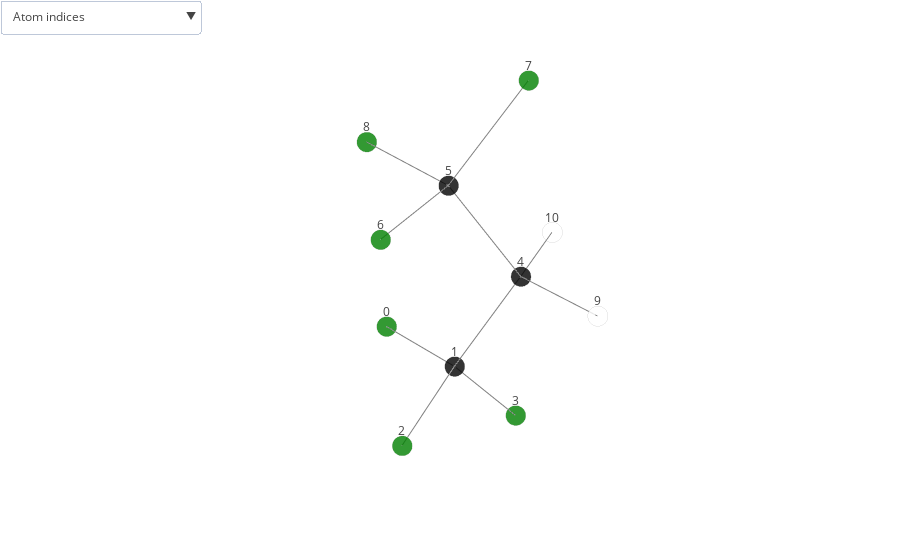

Notebook code cell kept with this figure:
### Code cell
plot_molecule('dsgdb9nsd_133621', structures)

### Figure 1 — Plotly figure (JSON) as saved in the notebook; plotly's stock layout.template omitted (floating-point values rounded to 4 significant figures)
{"data": [{"marker": {"color": ["green", "black", "green", "green", "black", "black", "green", "green", "green", "white", "white"], "line": {"color": "lightgray", "width": 2}, "opacity": 0.8, "size": 7, "symbol": "circle"}, "mode": "markers", "name": "", "text": ["F", "C", "F", "F", "C", "C", "F", "F", "F", "H", "H"], "type": "scatter3d", "uid": "c14a1f8e-5c6d-424d-bf42-84b70d9c452e", "x": [0.005005, -0.02611, 1.229, -0.7152, -0.6913, -0.001767, 1.256, -0.6705, 0.03078, -0.7135, -1.718], "y": [0.06797, 1.401, 1.85, 1.873, 1.86, 1.387, 1.835, 1.848, 0.05318, 2.951, 1.489], "z": [-0.1201, -0.02052, -0.1224, -1.07, 1.268, 2.538, 2.621, 3.605, 2.623, 1.274, 1.276]}, {"hoverinfo": "none", "marker": {"color": "grey", "opacity": 1, "size": 7}, "mode": "lines", "type": "scatter3d", "uid": "bb95ad1c-8284-448d-963d-254ffbb38424", "x": [0.005005, -0.02611, null, -0.02611, 1.229, null, -0.6913, -0.001767, null, -0.001767, 1.256, null, -0.02611, -0.7152, null, -0.001767, -0.6705, null, -0.02611, -0.6913, null, 0.03078, -0.001767, null, -0.7135, -0.6913, null, -1.718, -0.6913, null], "y": [0.06797, 1.401, null, 1.401, 1.85, null, 1.86, 1.387, null, 1.387, 1.835, null, 1.401, 1.873, null, 1.387, 1.848, null, 1.401, 1.86, null, 0.05318, 1.387, null, 2.951, 1.86, null, 1.489, 1.86, null], "z": [-0.1201, -0.02052, null, -0.02052, -0.1224, null, 1.268, 2.538, null, 2.538, 2.621, null, -0.02052, -1.07, null, 2.538, 3.605, null, -0.02052, 1.268, null, 2.623, 2.538, null, 1.274, 1.268, null, 1.276, 1.268, null]}], "layout": {"margin": {"b": 0, "l": 0, "r": 0, "t": 0}, "scene": {"annotations": [{"showarrow": false, "text": "0", "x": 0.005005, "y": 0.06797, "yshift": 15, "z": -0.1201}, {"showarrow": false, "text": "1", "x": -0.02611, "y": 1.401, "yshift": 15, "z": -0.02052}, {"showarrow": false, "text": "2", "x": 1.229, "y": 1.85, "yshift": 15, "z": -0.1224}, {"showarrow": false, "text": "3", "x": -0.7152, "y": 1.873, "yshift": 15, "z": -1.07}, {"showarrow": false, "text": "4", "x": -0.6913, "y": 1.86, "yshift": 15, "z": 1.268}, {"showarrow": false, "text": "5", "x": -0.001767, "y": 1.387, "yshift": 15, "z": 2.538}, {"showarrow": false, "text": "6", "x": 1.256, "y": 1.835, "yshift": 15, "z": 2.621}, {"showarrow": false, "text": "7", "x": -0.6705, "y": 1.848, "yshift": 15, "z": 3.605}, {"showarrow": false, "text": "8", "x": 0.03078, "y": 0.05318, "yshift": 15, "z": 2.623}, {"showarrow": false, "text": "9", "x": -0.7135, "y": 2.951, "yshift": 15, "z": 1.274}, {"showarrow": false, "text": "10", "x": -1.718, "y": 1.489, "yshift": 15, "z": 1.276}], "aspectmode": "auto", "aspectratio": {"x": 0.8674, "y": 0.8454, "z": 1.364}, "xaxis": {"showgrid": false, "showticklabels": false, "title": {"font": {"color": "white"}}, "type": "linear", "zeroline": false}, "yaxis": {"showgrid": false, "showticklabels": false, "title": {"font": {"color": "white"}}, "type": "linear", "zeroline": false}, "zaxis": {"showgrid": false, "showticklabels": false, "title": {"font": {"color": "white"}}, "type": "linear", "zeroline": false}}, "showlegend": false, "updatemenus": [{"buttons": [{"args": [{"scene.annotations": [{"showarrow": false, "text": 0, "x": 0.005005, "y": 0.06797, "yshift": 15, "z": -0.1201}, {"showarrow": false, "text": 1, "x": -0.02611, "y": 1.401, "yshift": 15, "z": -0.02052}, {"showarrow": false, "text": 2, "x": 1.229, "y": 1.85, "yshift": 15, "z": -0.1224}, {"showarrow": false, "text": 3, "x": -0.7152, "y": 1.873, "yshift": 15, "z": -1.07}, {"showarrow": false, "text": 4, "x": -0.6913, "y": 1.86, "yshift": 15, "z": 1.268}, {"showarrow": false, "text": 5, "x": -0.001767, "y": 1.387, "yshift": 15, "z": 2.538}, {"showarrow": false, "text": 6, "x": 1.256, "y": 1.835, "yshift": 15, "z": 2.621}, {"showarrow": false, "text": 7, "x": -0.6705, "y": 1.848, "yshift": 15, "z": 3.605}, {"showarrow": false, "text": 8, "x": 0.03078, "y": 0.05318, "yshift": 15, "z": 2.623}, {"showarrow": false, "text": 9, "x": -0.7135, "y": 2.951, "yshift": 15, "z": 1.274}, {"showarrow": false, "text": 10, "x": -1.718, "y": 1.489, "yshift": 15, "z": 1.276}]}], "label": "Atom indices", "method": "relayout"}, {"args": [{"scene.annotations": [{"showarrow": false, "text": 1.34, "x": -0.01055, "y": 0.7345, "yshift": 15, "z": -0.07033}, {"showarrow": false, "text": 1.34, "x": 0.6016, "y": 1.626, "yshift": 15, "z": -0.07144}, {"showarrow": false, "text": 1.52, "x": -0.3465, "y": 1.623, "yshift": 15, "z": 1.903}, {"showarrow": false, "text": 1.34, "x": 0.6269, "y": 1.611, "yshift": 15, "z": 2.58}, {"showarrow": false, "text": 1.34, "x": -0.3706, "y": 1.637, "yshift": 15, "z": -0.545}, {"showarrow": false, "text": 1.34, "x": -0.3361, "y": 1.618, "yshift": 15, "z": 3.072}, {"showarrow": false, "text": 1.52, "x": -0.3587, "y": 1.63, "yshift": 15, "z": 0.6237}, {"showarrow": false, "text": 1.34, "x": 0.01451, "y": 0.7202, "yshift": 15, "z": 2.581}, {"showarrow": false, "text": 1.09, "x": -0.7024, "y": 2.405, "yshift": 15, "z": 1.271}, {"showarrow": false, "text": 1.09, "x": -1.205, "y": 1.674, "yshift": 15, "z": 1.272}]}], "label": "Bond lengths", "method": "relayout"}, {"args": [{"scene.annotations": [{"showarrow": false, "text": 0, "x": 0.005005, "y": 0.06797, "yshift": 15, "z": -0.1201}, {"showarrow": false, "text": 1, "x": -0.02611, "y": 1.401, "yshift": 15, "z": -0.02052}, {"showarrow": false, "text": 2, "x": 1.229, "y": 1.85, "yshift": 15, "z": -0.1224}, {"showarrow": false, "text": 3, "x": -0.7152, "y": 1.873, "yshift": 15, "z": -1.07}, {"showarrow": false, "text": 4, "x": -0.6913, "y": 1.86, "yshift": 15, "z": 1.268}, {"showarrow": false, "text": 5, "x": -0.001767, "y": 1.387, "yshift": 15, "z": 2.538}, {"showarrow": false, "text": 6, "x": 1.256, "y": 1.835, "yshift": 15, "z": 2.621}, {"showarrow": false, "text": 7, "x": -0.6705, "y": 1.848, "yshift": 15, "z": 3.605}, {"showarrow": false, "text": 8, "x": 0.03078, "y": 0.05318, "yshift": 15, "z": 2.623}, {"showarrow": false, "text": 9, "x": -0.7135, "y": 2.951, "yshift": 15, "z": 1.274}, {"showarrow": false, "text": 10, "x": -1.718, "y": 1.489, "yshift": 15, "z": 1.276}, {"showarrow": false, "text": 1.34, "x": -0.01055, "y": 0.7345, "yshift": 15, "z": -0.07033}, {"showarrow": false, "text": 1.34, "x": 0.6016, "y": 1.626, "yshift": 15, "z": -0.07144}, {"showarrow": false, "text": 1.52, "x": -0.3465, "y": 1.623, "yshift": 15, "z": 1.903}, {"showarrow": false, "text": 1.34, "x": 0.6269, "y": 1.611, "yshift": 15, "z": 2.58}, {"showarrow": false, "text": 1.34, "x": -0.3706, "y": 1.637, "yshift": 15, "z": -0.545}, {"showarrow": false, "text": 1.34, "x": -0.3361, "y": 1.618, "yshift": 15, "z": 3.072}, {"showarrow": false, "text": 1.52, "x": -0.3587, "y": 1.63, "yshift": 15, "z": 0.6237}, {"showarrow": false, "text": 1.34, "x": 0.01451, "y": 0.7202, "yshift": 15, "z": 2.581}, {"showarrow": false, "text": 1.09, "x": -0.7024, "y": 2.405, "yshift": 15, "z": 1.271}, {"showarrow": false, "text": 1.09, "x": -1.205, "y": 1.674, "yshift": 15, "z": 1.272}]}], "label": "Atom indices & Bond lengths", "method": "relayout"}, {"args": [{"scene.annotations": []}], "label": "Hide all", "method": "relayout"}], "direction": "down", "xanchor": "left", "yanchor": "top"}]}}
